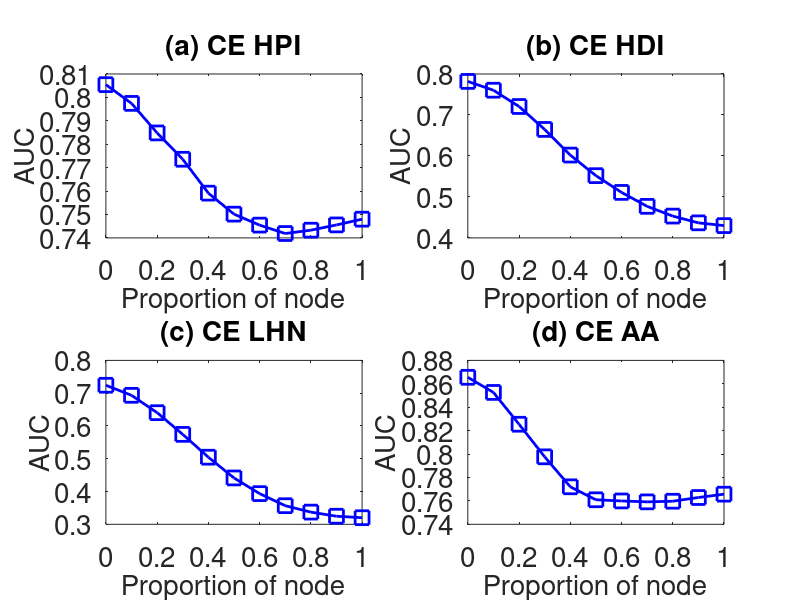

This chart was generated by the following MATLAB code:
subplot(2,2,1);
x=0:0.1:1;
y=[0.805443	0.797439	0.784829	0.773582	0.759109	0.750145	0.74546	0.741871	0.743295	0.745545	0.747995
];
plot(x,y,'-bs','LineWidth',2,'MarkerSize',10);
set(gca,'FontSize',20);
xlabel('Proportion of node','fontsize',20);
ylabel('AUC','fontsize',20);
title('(a) CE HPI','fontsize',20);

subplot(2,2,2);
x=0:0.1:1;
y=[0.781856	0.760365	0.720656	0.664699	0.602093	0.551891	0.511023	0.477013	0.453226	0.43673	0.430005
];
plot(x,y,'-bs','LineWidth',2,'MarkerSize',10);
set(gca,'FontSize',20);
xlabel('Proportion of node','fontsize',20);
ylabel('AUC','fontsize',20);
title('(b) CE HDI','fontsize',20);

subplot(2,2,3);
x=0:0.1:1;
y=[0.724141	0.693476	0.6405	0.574324	0.504679	0.441434	0.39362	0.356778	0.337195	0.324625	0.320138
];
plot(x,y,'-bs','LineWidth',2,'MarkerSize',10);
set(gca,'FontSize',20);
xlabel('Proportion of node','fontsize',20);
ylabel('AUC','fontsize',20);
title('(c) CE LHN','fontsize',20);


subplot(2,2,4);
x=0:0.1:1;
y=[0.865565	0.852637	0.825471	0.79764	0.772027	0.760948	0.759955	0.75917	0.759714	0.762888	0.76574
];
plot(x,y,'-bs','LineWidth',2,'MarkerSize',10);
set(gca,'FontSize',20);
xlabel('Proportion of node','fontsize',20);
ylabel('AUC','fontsize',20);
title('(d) CE AA','fontsize',20);
